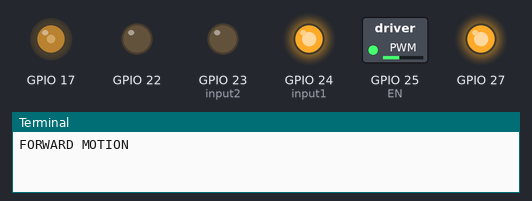
The program below on a simulated Raspberry Pi (BCM pin numbers). On the bench: switched loads named in the program (green lamp = pin HIGH), output pins drawn as LEDs (lit = HIGH), the last lines printed to the terminal.

Above: at 0.05 s.
At 6.1 s:
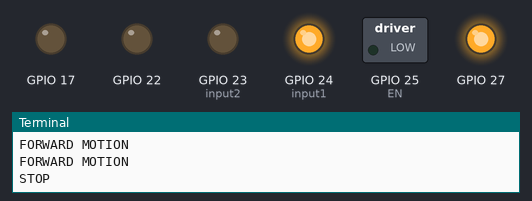
At 11.56 s:
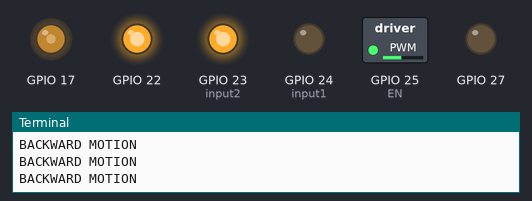
At 17.1 s:
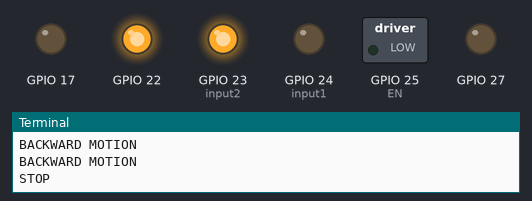
At 27.99 s:
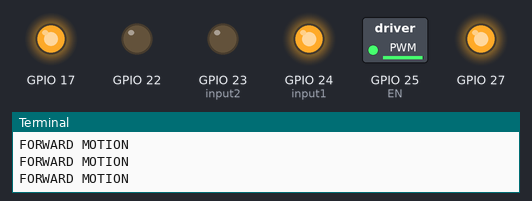
At 39.0 s:
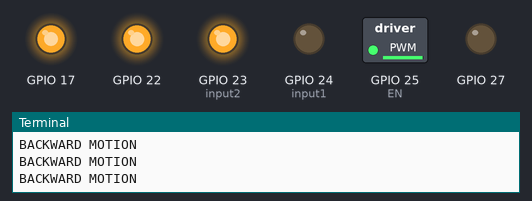
Timing chart, 0 to 40.0 s (numbered marks = the images above):
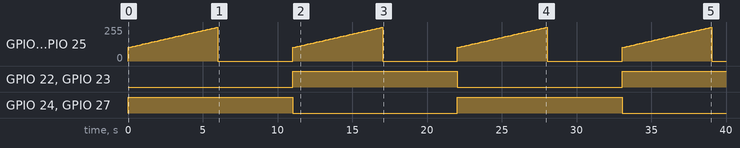

The program:

L293Dmotor.py
```python
import RPi.GPIO as GPIO
from time import sleep

GPIO.setmode(GPIO.BCM)
GPIO.setwarnings(False)

Motor1 = {'EN': 25, 'input1': 24, 'input2': 23}
Motor2 = {'EN': 17, 'input1': 27, 'input2': 22}

for x in Motor1:
    GPIO.setup(Motor1[x], GPIO.OUT)
    GPIO.setup(Motor2[x], GPIO.OUT)

EN1 = GPIO.PWM(Motor1['EN'], 100)
EN2 = GPIO.PWM(Motor2['EN'], 100)

EN1.start(0)
EN2.start(0)

while True:
    for x in range(40, 100):
        print ("FORWARD MOTION")
        EN1.ChangeDutyCycle(x)
        EN2.ChangeDutyCycle(x)

        GPIO.output(Motor1['input1'], GPIO.HIGH)
        GPIO.output(Motor1['input2'], GPIO.LOW)

        GPIO.output(Motor2['input1'], GPIO.HIGH)
        GPIO.output(Motor2['input2'], GPIO.LOW)

        sleep(0.1)

    print ("STOP")
    EN1.ChangeDutyCycle(0)
    EN2.ChangeDutyCycle(0)

    sleep(5)

    for x in range(40, 100):
        print ("BACKWARD MOTION")
        EN1.ChangeDutyCycle(x)
        EN2.ChangeDutyCycle(x)

        GPIO.output(Motor1['input1'], GPIO.LOW)
        GPIO.output(Motor1['input2'], GPIO.HIGH)

        GPIO.output(Motor2['input1'], GPIO.LOW)
        GPIO.output(Motor2['input2'], GPIO.HIGH)

        sleep(0.1)

    print ("STOP")
    EN1.ChangeDutyCycle(0)
    EN2.ChangeDutyCycle(0)

    sleep(5)

GPIO.cleanup()
```

Measured:
- by itself, GPIO 17, GPIO 25 (EN): ramps from 0/255 to 252/255 and jumps back, once every 11.0 s
- by itself, GPIO 22, GPIO 23 (input2): LOW → HIGH at 11.0 s, → LOW 11.0 s later, → HIGH 11.0 s later
- by itself, GPIO 24 (input1), GPIO 27: alternates HIGH for 11.0 s and LOW for 11.0 s
